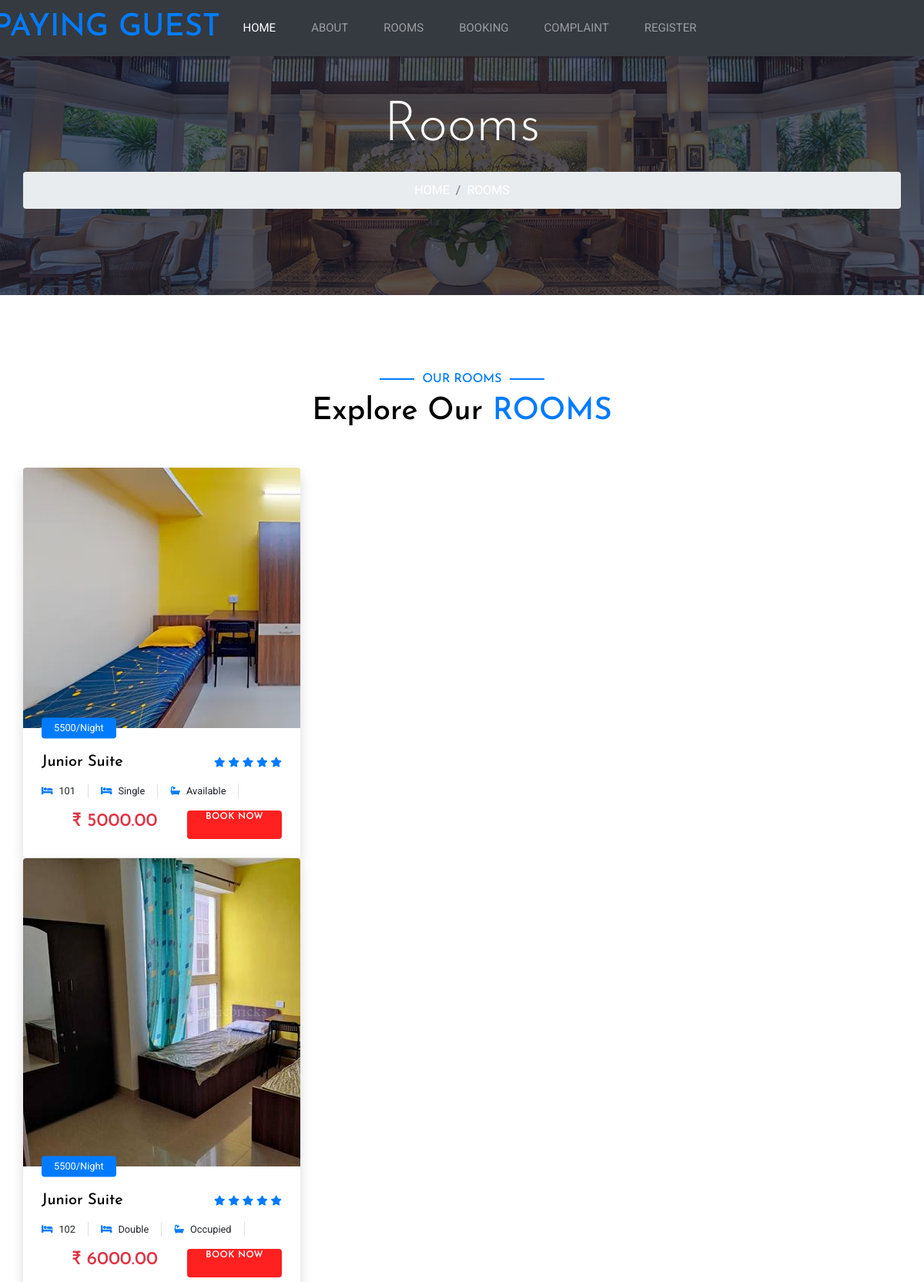
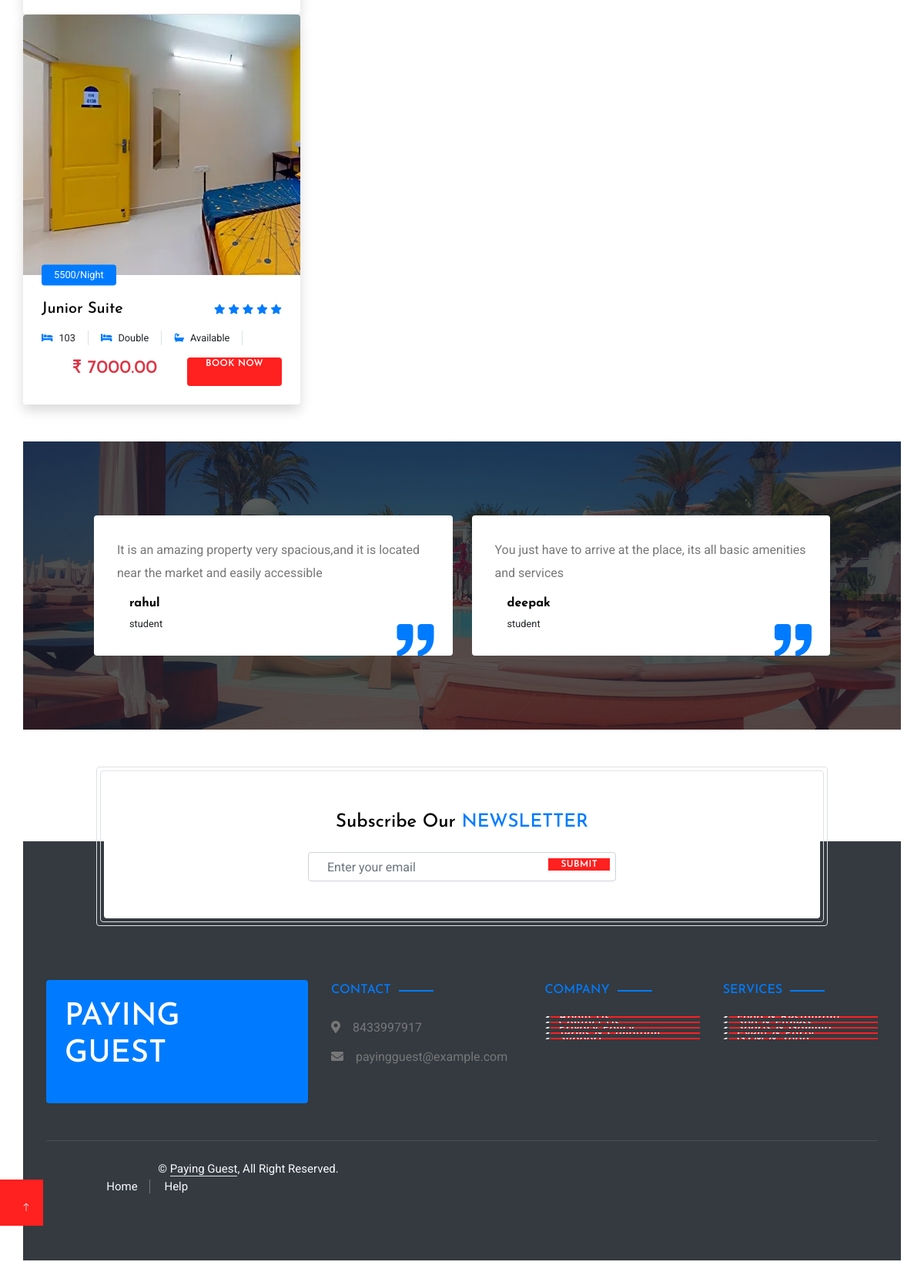
Screenshot of /room.php with the database file from the repository (2 pictures, top to bottom).
### tables this page shows
CREATE TABLE `rooms` (
  `room_id` int(11) NOT NULL,
  `room_no` varchar(10) NOT NULL,
  `room_type` enum('Single','Double','Triple','Quad') DEFAULT NULL,
  `status` enum('Available','Occupied') DEFAULT NULL,
  `rent` decimal(10,2) NOT NULL,
  `image` varchar(225) NOT NULL
);

### room.php (the view, shortened to what this page needs)
<?php
@include 'db_conn.php';
?>
<!DOCTYPE html>
<html lang="en">
<head>
    <link href="https://cdnjs.cloudflare.com/ajax/libs/font-awesome/5.10.0/css/all.min.css" rel="stylesheet">
    <link href="https://cdn.jsdelivr.net/npm/bootstrap-icons@1.4.1/font/bootstrap-icons.css" rel="stylesheet">
    <link href="lib/animate/animate.min.css" rel="stylesheet">
    <link href="lib/owlcarousel/assets/owl.carousel.min.css" rel="stylesheet">
    <link href="lib/tempusdominus/css/tempusdominus-bootstrap-4.min.css" rel="stylesheet" />
    <link href="css/bootstrap.min.css" rel="stylesheet">
    <link href="css/style.css" rel="stylesheet">
    <link rel="stylesheet" href="assets/css/bootstrap.min.css">
        <link rel="stylesheet" href="assets/css/owl.carousel.min.css">
        <link rel="stylesheet" href="assets/css/flaticon.css">
        <link rel="stylesheet" href="assets/css/slicknav.css">
        <link rel="stylesheet" href="assets/css/animate.min.css">
        <link rel="stylesheet" href="assets/css/magnific-popup.css">
        <link rel="stylesheet" href="assets/css/fontawesome-all.min.css">
        <link rel="stylesheet" href="assets/css/themify-icons.css">
        <link rel="stylesheet" href="assets/css/slick.css">
        <link rel="stylesheet" href="assets/css/nice-select.css">
        <link rel="stylesheet" href="assets/css/style.css">
</head>
<body>
    <div class="container-xxl bg-white p-0">
        <div class="container-fluid bg-dark px-0">
            <div class="row gx-0">
                <div class="col-lg-3 bg-dark d-none d-lg-block">
                    <a href="index.html" class="navbar-brand w-100 h-100 m-0 p-0 d-flex align-items-center justify-content-center">
                        <h1 class="m-0 text-primary text-uppercase">Paying Guest</h1>
                    </a>
                </div>
                <div class="col-lg-9">
                    <nav class="navbar navbar-expand-lg bg-dark navbar-dark p-3 p-lg-0">
                        <div class="collapse navbar-collapse justify-content-between" id="navbarCollapse">
                            <div class="navbar-nav mr-auto py-0">
                            <a href="index.php" class="nav-item nav-link active">Home</a>
                                <a href="about.php" class="nav-item nav-link">About</a>
                                <a href="room.php" class="nav-item nav-link">Rooms</a>
                                <a href="booking.php" class="nav-item nav-link">Booking</a>
                                <a href="complaint.php" class="nav-item nav-link">Complaint</a>
                                <a href="payingguest.php" class="nav-item nav-link">Register</a>
                        </div>
                    </nav>
                </div>
            </div>
        </div>
        <div class="container-fluid page-header mb-5 p-0" style="background-image: url(img/carousel-1.jpg);">
            <div class="container-fluid page-header-inner py-5">
                <div class="container text-center pb-5">
                    <h1 class="display-3 text-white mb-3 animated slideInDown">Rooms</h1>
                    <nav aria-label="breadcrumb">
                        <ol class="breadcrumb justify-content-center text-uppercase">
                            <li class="breadcrumb-item"><a href="#">Home</a></li>
                            <li class="breadcrumb-item text-white active" aria-current="page">Rooms</li>
                        </ol>
                    </nav>
                </div>
            </div>
        </div>
       <div class="container-xxl py-5">
       <div class="container">
            <div class="text-center wow fadeInUp" data-wow-delay="0.1s">
                <h6 class="section-title text-center text-primary text-uppercase">Our Rooms</h6>
                <h1 class="mb-5">Explore Our <span class="text-primary text-uppercase">Rooms</span></h1>
            </div>
       <?php
				$query = "SELECT * FROM rooms ORDER BY room_id ASC";
				$result = mysqli_query($conn, $query);
				if(mysqli_num_rows($result) > 0)
				{
					while($row = mysqli_fetch_array($result))
					{
				?>
			<div class="col-md-4">
			</div>
            <div class="row g-4">
                <div class="col-lg-4 col-md-6 wow fadeInUp" data-wow-delay="0.1s">
                    <div class="room-item shadow rounded overflow-hidden">
                        <div class="position-relative">
                        <img src="img/pg/<?php echo $row["image"];?>" class="img-responsive" /><br />
                            <small class="position-absolute start-0 top-100 translate-middle-y bg-primary text-white rounded py-1 px-3 ms-4">5500/Night</small>
                        </div>
                        <div class="p-4 mt-2">
                            <div class="d-flex justify-content-between mb-3">
                                <h5 class="mb-0">Junior Suite</h5>
                                <div class="ps-2">
                                    <small class="fa fa-star text-primary"></small>
                                    <small class="fa fa-star text-primary"></small>
                                    <small class="fa fa-star text-primary"></small>
                                    <small class="fa fa-star text-primary"></small>
                                    <small class="fa fa-star text-primary"></small>
                                </div>
                            </div>
                            <div class="d-flex mb-3">
                            <small class="border-end me-3 pe-3"><i class="fa fa-bed text-primary me-2"></i><?php echo $row["room_no"]; ?></small>
                                <small class="border-end me-3 pe-3"><i class="fa fa-bed text-primary me-2"></i><?php echo $row["room_type"]; ?></small>
                                <small class="border-end me-3 pe-3"><i class="fa fa-bath text-primary me-2"></i><?php echo $row["status"]; ?></small>
                            </div>
                            <div class="d-flex justify-content-between">
                            <h4 class="text-danger">₹ <?php echo $row["rent"]; ?></h4>
                                <a class="btn btn-sm btn-dark rounded py-2 px-4" href="">Book Now</a>
                            </div>
                        </div>
                    </div>
                </div>
                </div>
    <?php
					}
				}
			?>
    <div class="container-xxl testimonial my-5 py-5 bg-dark wow zoomIn" data-wow-delay="0.1s">
        <div class="container">
            <div class="owl-carousel testimonial-carousel py-5">
                <div class="testimonial-item position-relative bg-white rounded overflow-hidden">
                    <p>It is an amazing property very spacious,and it is located near the market and easily accessible </p>
                    <div class="d-flex align-items-center">
                        <div class="ps-3">
                            <h6 class="fw-bold mb-1">rahul</h6>
                            <small>student</small>
                        </div>
                    </div>
                    <i class="fa fa-quote-right fa-3x text-primary position-absolute end-0 bottom-0 me-4 mb-n1"></i>
                </div>
                <div class="testimonial-item position-relative bg-white rounded overflow-hidden">
                    <p>You just have to arrive at the place, its all basic amenities and services</p>
                    <div class="d-flex align-items-center">
                        <div class="ps-3">
                            <h6 class="fw-bold mb-1">deepak</h6>
                            <small>student</small>
                        </div>
                    </div>
                    <i class="fa fa-quote-right fa-3x text-primary position-absolute end-0 bottom-0 me-4 mb-n1"></i>
                </div>
            </div>
        </div>
    </div>
        <div class="container newsletter mt-5 wow fadeIn" data-wow-delay="0.1s">
            <div class="row justify-content-center">
                <div class="col-lg-10 border rounded p-1">
                    <div class="border rounded text-center p-1">
                        <div class="bg-white rounded text-center p-5">
                            <h4 class="mb-4">Subscribe Our <span class="text-primary text-uppercase">Newsletter</span></h4>
                            <div class="position-relative mx-auto" style="max-width: 400px;">
                                <input class="form-control w-100 py-3 ps-4 pe-5" type="text" placeholder="Enter your email">
                                <button type="button" class="btn btn-primary py-2 px-3 position-absolute top-0 end-0 mt-2 me-2">Submit</button>
                            </div>
                        </div>
                    </div>
                </div>
            </div>
        </div>
        <div class="container-fluid bg-dark text-light footer wow fadeIn" data-wow-delay="0.1s">
            <div class="container pb-5">
                <div class="row g-5">
                    <div class="col-md-6 col-lg-4">
                        <div class="bg-primary rounded p-4">
                            <a href="index.html"><h1 class="text-white text-uppercase mb-3">Paying Guest</h1></a>
                        </div>
                    </div>
                    <div class="col-md-6 col-lg-3">
                        <h6 class="section-title text-start text-primary text-uppercase mb-4">Contact</h6>
                        <p class="mb-2"><i class="fa fa-map-marker-alt me-3"></i>8433997917</p>
                        <p class="mb-2"><i class="fa fa-envelope me-3"></i>payingguest@example.com</p>
                    </div>
                    <div class="col-lg-5 col-md-12">
                        <div class="row gy-5 g-4">
                            <div class="col-md-6">
                                <h6 class="section-title text-start text-primary text-uppercase mb-4">Company</h6>
                                <a class="btn btn-link" href="">About Us</a>
                                <a class="btn btn-link" href="">Contact Us</a>
                                <a class="btn btn-link" href="">Privacy Policy</a>
                                <a class="btn btn-link" href="">Terms & Condition</a>
                                <a class="btn btn-link" href="">Support</a>
                            </div>
                            <div class="col-md-6">
                                <h6 class="section-title text-start text-primary text-uppercase mb-4">Services</h6>
                                <a class="btn btn-link" href="">Food & Restaurant</a>
                                <a class="btn btn-link" href="">Spa & Fitness</a>
                                <a class="btn btn-link" href="">Sports & Gaming</a>
                                <a class="btn btn-link" href="">Event & Party</a>
                                <a class="btn btn-link" href="">GYM & Yoga</a>
                            </div>
                        </div>
                    </div>
                </div>
            </div>
            <div class="container">
                <div class="copyright">
                    <div class="row">
                        <div class="col-md-6 text-center text-md-start mb-3 mb-md-0">
                            &copy; <a class="border-bottom" href="#">Paying Guest</a>, All Right Reserved.
                        <div class="col-md-6 text-center text-md-end">
                            <div class="footer-menu">
                                <a href="">Home</a>
                                <a href="">Help</a>
                            </div>
                        </div>
                    </div>
                </div>
            </div>
        </div>
        <a href="#" class="btn btn-lg btn-primary btn-lg-square back-to-top"><i class="bi bi-arrow-up"></i></a>
    </div>
</body>
</html>

### css/style.css (style rules this page uses)
:root { --primary: #FEA116; --light: #F1F8FF; --dark: #0F172B; }
.back-to-top { position: fixed; display: none; right: 45px; bottom: 45px; z-index: 99; }
.btn { font-weight: 500; text-transform: uppercase; transition: .5s; }
.btn.btn-primary, .btn.btn-secondary { color: #FFFFFF; }
.btn-lg-square { width: 48px; height: 48px; }
.btn-square, .btn-sm-square, .btn-lg-square { padding: 0; display: flex; align-items: center; justify-content: center; font-weight: normal; border-radius: 2px; }
.navbar-dark .navbar-nav .nav-link { margin-right: 30px; padding: 25px 0; color: #FFFFFF; font-size: 15px; text-transform: uppercase; outline: none; }
.navbar-dark .navbar-nav .nav-link:hover, .navbar-dark .navbar-nav .nav-link.active { color: var(--primary); }
.page-header { background-position: center center; background-repeat: no-repeat; background-size: cover; }
.page-header-inner { background: rgba(15, 23, 43, .7); }
.breadcrumb-item + .breadcrumb-item::before { color: var(--light); }
.section-title { position: relative; display: inline-block; }
.section-title::before { position: absolute; content: ""; width: 45px; height: 2px; top: 50%; left: -55px; margin-top: -1px; background: var(--primary); }
.section-title::after { position: absolute; content: ""; width: 45px; height: 2px; top: 50%; right: -55px; margin-top: -1px; background: var(--primary); }
.section-title.text-start::before, .section-title.text-end::after { display: none; }
.testimonial { background: linear-gradient(rgba(15, 23, 43, .7), rgba(15, 23, 43, .7)), url(../img/carousel-2.jpg); background-position: center center; background-repeat: no-repeat; background-size: cover; }
.testimonial-carousel { padding-left: 65px; padding-right: 65px; }
.testimonial-carousel .testimonial-item { padding: 30px; }
.newsletter { position: relative; z-index: 1; }
.footer { position: relative; margin-top: -110px; padding-top: 180px; }
.footer .btn.btn-link { display: block; margin-bottom: 5px; padding: 0; text-align: left; color: #FFFFFF; font-size: 15px; font-weight: normal; text-transform: capitalize; transition: .3s; }
.footer .btn.btn-link::before { position: relative; content: "\f105"; font-family: "Font Awesome 5 Free"; font-weight: 900; margin-right: 10px; }
.footer .copyright { padding: 25px 0; font-size: 15px; border-top: 1px solid rgba(256, 256, 256, .1); }
.footer .copyright a { color: var(--light); }
.footer .footer-menu a { margin-right: 15px; padding-right: 15px; border-right: 1px solid rgba(255, 255, 255, .3); }
.footer .footer-menu a:last-child { margin-right: 0; padding-right: 0; border-right: none; }

### rows the page displays
rooms: image (picture), room_no "101", room_type "Single", status "Available", rent "5000.00"
rooms: image (picture), room_no "102", room_type "Double", status "Occupied", rent "6000.00"
rooms: image (picture), room_no "103", room_type "Double", status "Available", rent "7000.00"
